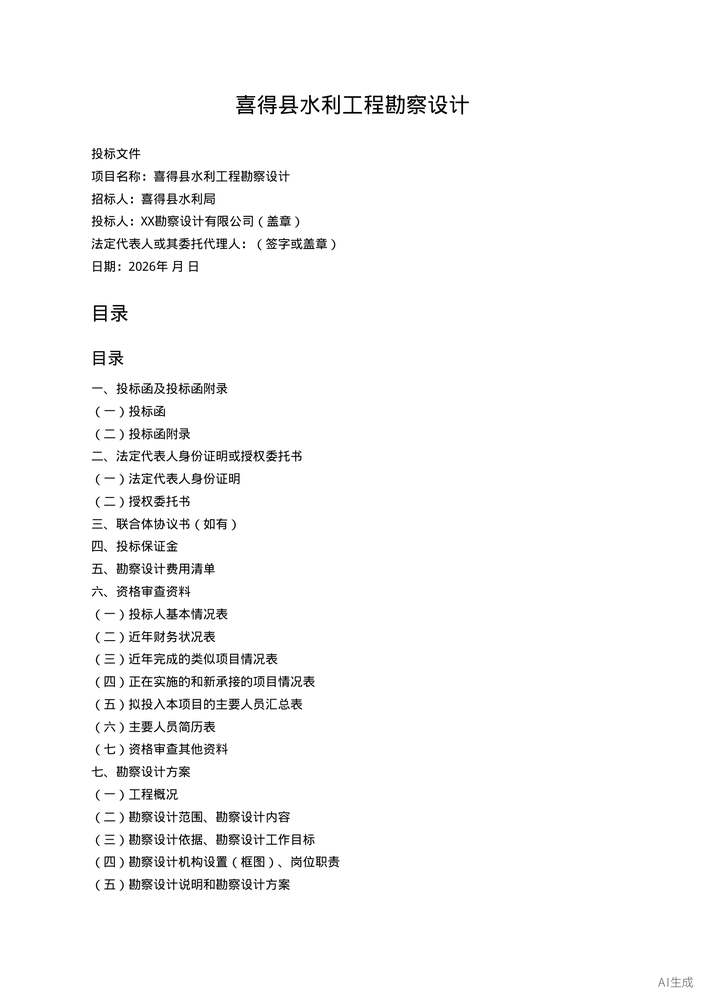
#> input picture test_pdf_pages/page-01.png, 706 x 999 px, shrunk from 1654 x 2339 before the run
$ python -i pdf_ocr.py   (imports and definitions only)
#> lines starting #> are read from the running program, lines starting #| are printed output that depends on the picture; after the words box and inside, x2 and y2 are one past the last pixel; in counts of white or black regions, pixels touching at a corner belong together
#!/usr/bin/env python3
"""
PDF OCR 处理脚本
使用 stb-image MoonBit 库的 OCR 功能处理扫描版 PDF

工作流程：
1. 将 PDF 页面转换为图像
2. 评估扫描质量
3. 图像预处理（去噪、对比度增强、二值化）
4. 版面分析
5. OCR 识别
6. 输出结果（文本/hOCR/JSON）
"""

import os
import sys
import subprocess
import json
from pathlib import Path

# 检查依赖
# [113 lines left out: functions check_dependencies, pdf_to_images, evaluate_image_quality, not called in this run]

def preprocess_image(image_path, output_path, method='otsu'):
    """
    图像预处理（使用 Python PIL 进行简单预处理）

    实际项目中应调用 MoonBit OCR 模块的 scan_document_preprocess 函数
    """
#> called with image_path = 'page-01.png', output_path = 'out.png', method = 'otsu'
    try:
        from PIL import Image, ImageFilter, ImageEnhance

        img = Image.open(image_path)
#> img is the input picture: PIL image 706x999 RGB; min 0, max 255, mean 249.1

        # 1. 去噪（中值滤波）
        img = img.filter(ImageFilter.MedianFilter(size=3))
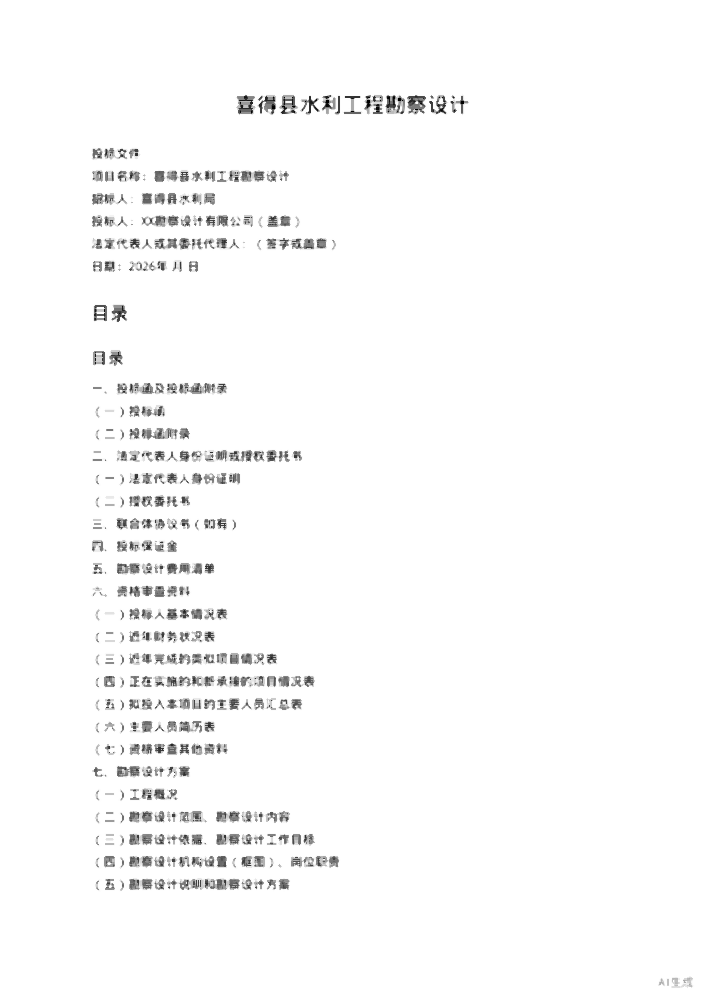
#> img: PIL image 706x999 RGB; min 0, max 255, mean 250.2

        # 2. 对比度增强
        enhancer = ImageEnhance.Contrast(img)
        img = enhancer.enhance(1.2)

        # 3. 二值化
        gray = img.convert('L')
        if method == 'otsu':
            # Otsu 阈值
            import numpy as np
            arr = np.array(gray)
            hist, _ = np.histogram(arr, bins=256, range=(0, 256))
#> hist = 256 values, max 656235 at index 255, min 0 at index 4, mean 2755.1
            total = arr.size
#> total = 705294
            sum_total = np.dot(np.arange(256), hist)
#> sum_total = 175830585
            sum_bg = 0
            weight_bg = 0
            max_variance = 0
            threshold = 128
            for i in range(256):
                weight_bg += hist[i]
                if weight_bg == 0:
                    continue
                weight_fg = total - weight_bg
                if weight_fg == 0:
                    break
                sum_bg += i * hist[i]
                mean_bg = sum_bg / weight_bg
                mean_fg = (sum_total - sum_bg) / weight_fg
                variance = weight_bg * weight_fg * (mean_bg - mean_fg) ** 2
                if variance > max_variance:
                    max_variance = variance
                    threshold = i
#> this loop made 256 passes
#> (weight_bg, weight_fg, sum_bg, mean_bg, mean_fg, max_variance) on passes 1, 2, 3, 4, 6, 7, 8, 9, 10, 12, 13, 14: (423, 704871, 0, 0, 249.5, 1.86e+13), (433, 704861, 10, 0.0231, 249.5, 1.9e+13), (456, 704838, 56, 0.123, 249.5, 2e+13), (477, 704817, 119, 0.249, 249.5, 2.09e+13), (500, 704794, 234, 0.468, 249.5, 2.19e+13), (520, 704774, 354, 0.681, 249.5, 2.27e+13), (532, 704762, 438, 0.823, 249.5, 2.32e+13), (549, 704745, 574, 1.05, 249.5, 2.39e+13), (565, 704729, 718, 1.27, 249.5, 2.45e+13), (619, 704675, 1312, 2.12, 249.5, 2.67e+13), (655, 704639, 1744, 2.66, 249.5, 2.81e+13), (683, 704611, 2108, 3.09, 249.5, 2.92e+13)
#> (weight_bg, weight_fg, sum_bg, mean_bg, mean_fg, variance) on passes 5, 11, 17, 23, 29, 35: (477, 704817, 119, 0.249, 249.5, 2.09e+13), (565, 704729, 718, 1.27, 249.5, 2.45e+13), (772, 704522, 3409, 4.42, 249.6, 3.27e+13), (1056, 704238, 8847, 8.38, 249.7, 4.33e+13), (1485, 703809, 19580, 13.19, 249.8, 5.85e+13), (1949, 703345, 34066, 17.48, 249.9, 7.41e+13)
#> after the loop, max_variance = 3.57e+14; sum_bg = 8490660; threshold = 180; weight_bg = 705294
            binary = gray.point(lambda x: 255 if x > threshold else 0, '1')
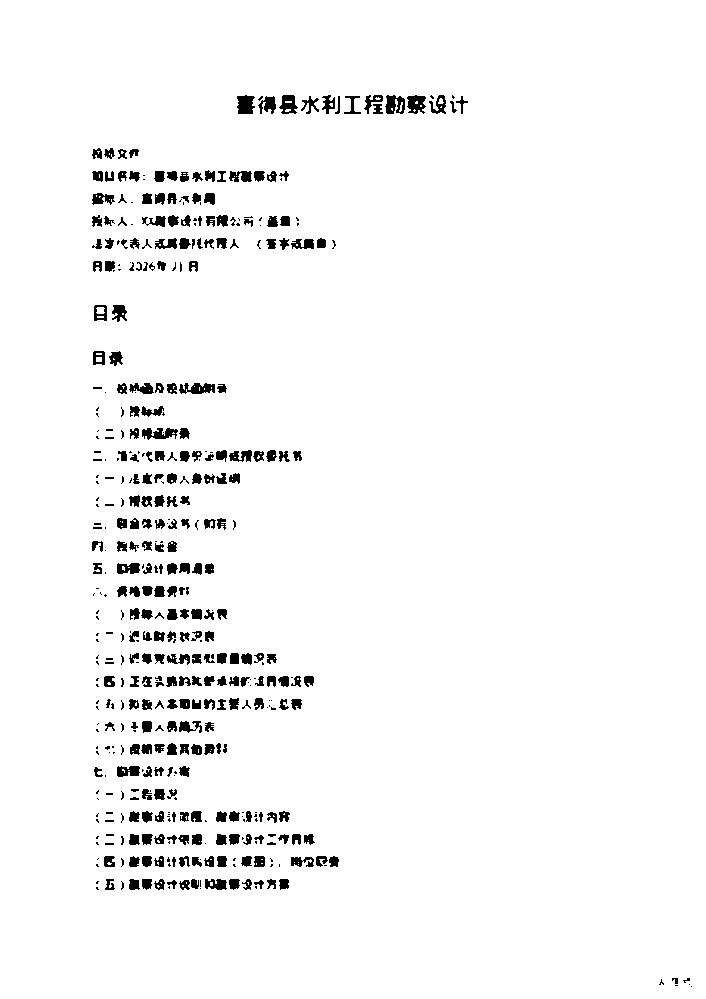
#> binary: PIL image 706x999 1; 96.6% white; 475 black regions (190 under 20 px), largest, box (x1, y1, x2, y2) and area: (237, 95, 255, 114) 278, (179, 383, 215, 394) 272, (142, 428, 178, 440) 270
        else:
            binary = gray.point(lambda x: 255 if x > 128 else 0, '1')

        binary.save(output_path)
        return output_path
    except ImportError as e:
        print(f"预处理失败: {e}")
        return None

# [223 lines left out: functions analyze_layout, run_ocr_pipeline, main, not called in this run]

# [2 lines not run here, left out]

>>> result = preprocess_image('page-01.png', 'out.png')
